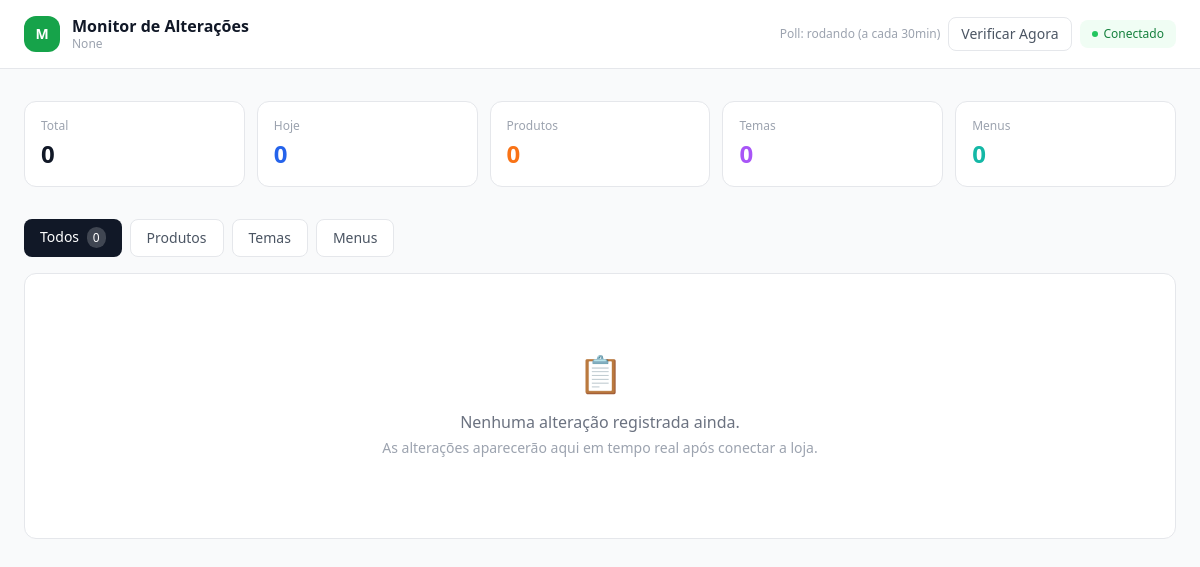
Before: / with the older database file.
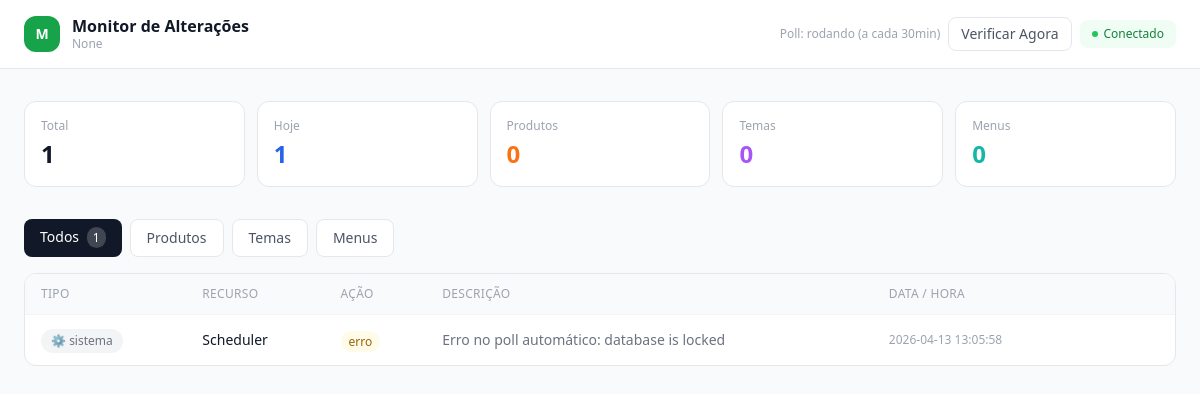
After: the same page with the newer database file.
### tables this page shows
CREATE TABLE config (
                key   TEXT PRIMARY KEY,
                value TEXT NOT NULL
            );

CREATE TABLE alteracoes (
                id           INTEGER PRIMARY KEY AUTOINCREMENT,
                tipo         TEXT NOT NULL,
                recurso_id   TEXT,
                recurso_nome TEXT,
                acao         TEXT NOT NULL,
                descricao    TEXT,
                dados_json   TEXT,
                timestamp    TEXT DEFAULT (datetime('now','localtime'))
            );

### main.py (the view)
@app.get("/", response_class=HTMLResponse)
async def dashboard(request: Request, tipo: str = "", pagina: int = 1):
    per_page = 50
    offset   = (pagina - 1) * per_page
    with get_db() as conn:
        where  = "WHERE tipo = ?" if tipo else ""
        params = (tipo,) if tipo else ()
        total  = conn.execute(f"SELECT COUNT(*) FROM alteracoes {where}", params).fetchone()[0]
        rows   = conn.execute(
            f"SELECT * FROM alteracoes {where} ORDER BY id DESC LIMIT {per_page} OFFSET {offset}",
            params
        ).fetchall()
        stats = {
            "total":    conn.execute("SELECT COUNT(*) FROM alteracoes").fetchone()[0],
            "hoje":     conn.execute("SELECT COUNT(*) FROM alteracoes WHERE date(timestamp)=date('now','localtime')").fetchone()[0],
            "produtos": conn.execute("SELECT COUNT(*) FROM alteracoes WHERE tipo='produto'").fetchone()[0],
            "temas":    conn.execute("SELECT COUNT(*) FROM alteracoes WHERE tipo='tema'").fetchone()[0],
            "menus":    conn.execute("SELECT COUNT(*) FROM alteracoes WHERE tipo='menu'").fetchone()[0],
        }
    return templates.TemplateResponse("index.html", {
        "request":       request,
        "alteracoes":    [dict(r) for r in rows],
        "stats":         stats,
        "tipo":          tipo,
        "pagina":        pagina,
        "total_paginas": max(1, (total + per_page - 1) // per_page),
        "total":         total,
        "instalado":     get_token() is not None,
        "shop":          SHOP,
        "ultimo_poll":   get_config("ultimo_poll") or "nunca",
        "intervalo":     POLL_INTERVALO_MINUTOS,
    })

### templates/index.html (shortened to what this page needs)
<!DOCTYPE html>
<html lang="pt-BR">
<head>
    <script src="https://cdn.tailwindcss.com"></script>
</head>
<body class="bg-gray-50 min-h-screen">
    <header class="bg-white border-b border-gray-200 px-6 py-4 sticky top-0 z-10">
        <div class="max-w-7xl mx-auto flex items-center justify-between">
            <div class="flex items-center gap-3">
                <div class="w-9 h-9 bg-green-600 rounded-xl flex items-center justify-center text-white font-bold text-sm">M</div>
                <div>
                    <h1 class="text-base font-semibold text-gray-900 leading-tight">Monitor de Alterações</h1>
                    <p class="text-xs text-gray-400">{{ shop }}</p>
                </div>
            </div>
            <div class="flex items-center gap-2">
                {% if instalado %}
                <span class="text-xs text-gray-400">Poll: {{ ultimo_poll }} (a cada {{ intervalo }}min)</span>
                <a href="/poll" title="Verificar alterações agora"
                   class="text-sm border border-gray-200 text-gray-600 px-3 py-1.5 rounded-lg hover:bg-gray-50 transition-colors">
                    Verificar Agora
                </a>
                <span class="inline-flex items-center gap-1.5 bg-green-50 text-green-700 text-xs font-medium px-3 py-1.5 rounded-lg">
                    <span class="w-1.5 h-1.5 bg-green-500 rounded-full animate-pulse"></span> Conectado
                </span>
                {% else %}
                <a href="/setup" class="bg-green-600 hover:bg-green-700 text-white text-sm font-medium px-4 py-2 rounded-lg transition-colors">
                    Configurar Token
                </a>
                {% endif %}
            </div>
        </div>
    </header>
    <main class="max-w-7xl mx-auto px-6 py-8">
        <div class="grid grid-cols-2 sm:grid-cols-5 gap-3 mb-8">
            <div class="bg-white rounded-xl border border-gray-200 p-4">
                <p class="text-xs text-gray-400 mb-1">Total</p>
                <p id="stat-total" class="text-2xl font-bold text-gray-900">{{ stats.total }}</p>
            </div>
            <div class="bg-white rounded-xl border border-gray-200 p-4">
                <p class="text-xs text-gray-400 mb-1">Hoje</p>
                <p id="stat-hoje" class="text-2xl font-bold text-blue-600">{{ stats.hoje }}</p>
            </div>
            <div class="bg-white rounded-xl border border-gray-200 p-4">
                <p class="text-xs text-gray-400 mb-1">Produtos</p>
                <p id="stat-produtos" class="text-2xl font-bold text-orange-500">{{ stats.produtos }}</p>
            </div>
            <div class="bg-white rounded-xl border border-gray-200 p-4">
                <p class="text-xs text-gray-400 mb-1">Temas</p>
                <p id="stat-temas" class="text-2xl font-bold text-purple-500">{{ stats.temas }}</p>
            </div>
            <div class="bg-white rounded-xl border border-gray-200 p-4">
                <p class="text-xs text-gray-400 mb-1">Menus</p>
                <p id="stat-menus" class="text-2xl font-bold text-teal-500">{{ stats.menus }}</p>
            </div>
        </div>
        <div class="flex gap-2 mb-4 flex-wrap">
            <a href="/" class="px-4 py-2 rounded-lg text-sm font-medium transition-colors
                {{ 'bg-gray-900 text-white' if not tipo else 'bg-white border border-gray-200 text-gray-600 hover:bg-gray-50' }}">
                Todos {% if not tipo %}<span class="ml-1 bg-white/20 text-xs px-1.5 py-0.5 rounded-full">{{ total }}</span>{% endif %}
            </a>
            <a href="/?tipo=produto" class="px-4 py-2 rounded-lg text-sm font-medium transition-colors
                {{ 'bg-orange-500 text-white' if tipo == 'produto' else 'bg-white border border-gray-200 text-gray-600 hover:bg-gray-50' }}">
                Produtos {% if tipo == 'produto' %}<span class="ml-1 bg-white/20 text-xs px-1.5 py-0.5 rounded-full">{{ total }}</span>{% endif %}
            </a>
            <a href="/?tipo=tema" class="px-4 py-2 rounded-lg text-sm font-medium transition-colors
                {{ 'bg-purple-500 text-white' if tipo == 'tema' else 'bg-white border border-gray-200 text-gray-600 hover:bg-gray-50' }}">
                Temas {% if tipo == 'tema' %}<span class="ml-1 bg-white/20 text-xs px-1.5 py-0.5 rounded-full">{{ total }}</span>{% endif %}
            </a>
            <a href="/?tipo=menu" class="px-4 py-2 rounded-lg text-sm font-medium transition-colors
                {{ 'bg-teal-500 text-white' if tipo == 'menu' else 'bg-white border border-gray-200 text-gray-600 hover:bg-gray-50' }}">
                Menus {% if tipo == 'menu' %}<span class="ml-1 bg-white/20 text-xs px-1.5 py-0.5 rounded-full">{{ total }}</span>{% endif %}
            </a>
        </div>
        <div class="bg-white rounded-xl border border-gray-200 overflow-hidden">
            {% if alteracoes %}
            <table class="w-full">
                <thead>
                    <tr class="bg-gray-50 border-b border-gray-100">
                        <th class="text-left text-xs font-medium text-gray-400 uppercase tracking-wide px-4 py-3">Tipo</th>
                        <th class="text-left text-xs font-medium text-gray-400 uppercase tracking-wide px-4 py-3">Recurso</th>
                        <th class="text-left text-xs font-medium text-gray-400 uppercase tracking-wide px-4 py-3">Ação</th>
                        <th class="text-left text-xs font-medium text-gray-400 uppercase tracking-wide px-4 py-3">Descrição</th>
                        <th class="text-left text-xs font-medium text-gray-400 uppercase tracking-wide px-4 py-3 whitespace-nowrap">Data / Hora</th>
                        <th class="px-4 py-3 w-24"></th>
                    </tr>
                </thead>
                <tbody class="divide-y divide-gray-50">
                    {% for alt in alteracoes %}
                    <tr data-id="{{ alt.id }}" class="hover:bg-gray-50/70 transition-colors">
                        <td class="px-4 py-3">
                            {% if alt.tipo == 'produto' %}
                            <span class="inline-flex items-center gap-1 bg-orange-50 text-orange-600 text-xs font-medium px-2.5 py-1 rounded-full">
                                📦 produto
                            </span>
                            {% elif alt.tipo == 'tema' %}
                            <span class="inline-flex items-center gap-1 bg-purple-50 text-purple-600 text-xs font-medium px-2.5 py-1 rounded-full">
                                🎨 tema
                            </span>
                            {% elif alt.tipo == 'menu' %}
                            <span class="inline-flex items-center gap-1 bg-teal-50 text-teal-600 text-xs font-medium px-2.5 py-1 rounded-full">
                                🧭 menu
                            </span>
                            {% else %}
                            <span class="inline-flex items-center gap-1 bg-gray-100 text-gray-500 text-xs font-medium px-2.5 py-1 rounded-full">
                                ⚙️ {{ alt.tipo }}
                            </span>
                            {% endif %}
                        </td>
                        <td class="px-4 py-3 text-sm text-gray-900 font-medium max-w-[180px] truncate">
                            {{ alt.recurso_nome or '—' }}
                        </td>
                        <td class="px-4 py-3">
                            {% if alt.acao in ['criado', 'instalado', 'detectado'] %}
                            <span class="text-xs bg-green-50 text-green-700 px-2 py-0.5 rounded-full font-medium">{{ alt.acao }}</span>
                            {% elif alt.acao == 'excluído' %}
                            <span class="text-xs bg-red-50 text-red-700 px-2 py-0.5 rounded-full font-medium">{{ alt.acao }}</span>
                            {% elif alt.acao == 'publicado' %}
                            <span class="text-xs bg-blue-50 text-blue-700 px-2 py-0.5 rounded-full font-medium">{{ alt.acao }}</span>
                            {% else %}
                            <span class="text-xs bg-yellow-50 text-yellow-700 px-2 py-0.5 rounded-full font-medium">{{ alt.acao }}</span>
                            {% endif %}
                        </td>
                        <td class="px-4 py-3 text-sm text-gray-500 max-w-xs truncate">{{ alt.descricao or '—' }}</td>
                        <td class="px-4 py-3 text-xs text-gray-400 whitespace-nowrap">{{ alt.timestamp }}</td>
                        <td class="px-4 py-3 text-right">
                        </td>
                    </tr>
                    {% endfor %}
                </tbody>
            </table>
            {% else %}
            <div class="py-20 text-center">
                <p class="text-4xl mb-4">📋</p>
                <p class="text-gray-500 font-medium">Nenhuma alteração registrada ainda.</p>
                <p class="text-gray-400 text-sm mt-1">As alterações aparecerão aqui em tempo real após conectar a loja.</p>
            </div>
            {% endif %}
        </div>
    </main>
</body>
</html>

Changed rows visible on the page:
added alteracoes: tipo "sistema", recurso_nome "Scheduler", acao "erro", descricao "Erro no poll automático: database is locked", timestamp "2026-04-13 13:05:58"
Other visible differences:
{{ stats.total }}: "0" → "1"
{{ stats.hoje }}: "0" → "1"
{{ total }}: "0" → "1"
text no longer shown: "📋 Nenhuma alteração registrada ainda. As alterações aparecerão aqui em tempo real após conectar a loja."
text now shown: "TIPO RECURSO AÇÃO DESCRIÇÃO DATA / HORA"
